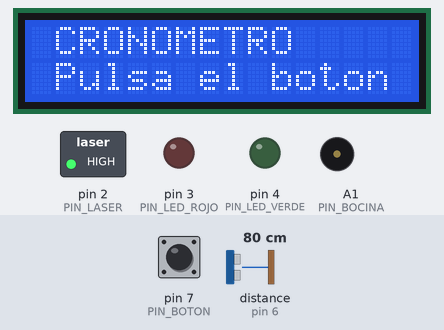
This sketch was run on a simulated Arduino Uno, built with avr-gcc and run on an emulated ATmega328P. On the bench: 16×2 character LCD, switched loads named in the sketch (green lamp = pin HIGH), output pins drawn as LEDs (lit = HIGH), buzzer (waves = sounding, pin HIGH). Dashed ring = blinking. Inputs (shaded band) come from the test bench; at power-on: pin 7 (PIN_BOTON) HIGH, distance to the obstacle (sensor on pin 6) 80 cm. The echo pulse lasts 58.3 µs per cm; random numbers use the default seed unless the sketch sets one; pins used as bus, display or sensor lines are not drawn; what the sketch prints to the serial monitor is not drawn.

Above: at 1.3 s.
1.4 s: pin 7 (PIN_BOTON) pulled LOW for 0.15 s
At 2.6 s:
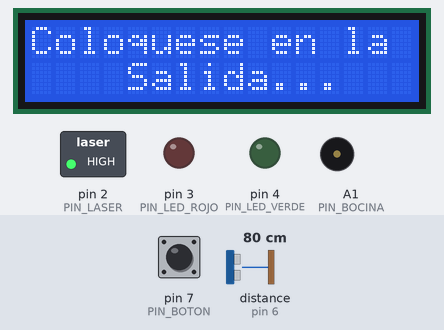
3.0 s: distance to the obstacle (sensor on pin 6) set to 7 cm
4.5 s: distance to the obstacle (sensor on pin 6) set to 4 cm
At 5.2 s:
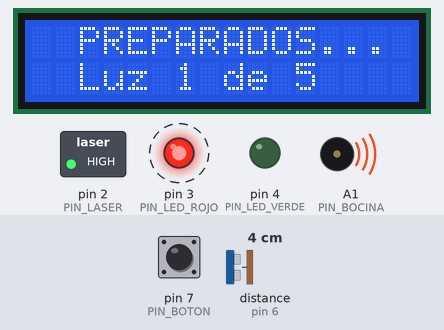
7.5 s: distance to the obstacle (sensor on pin 6) set to 9 cm
At 8.5 s:
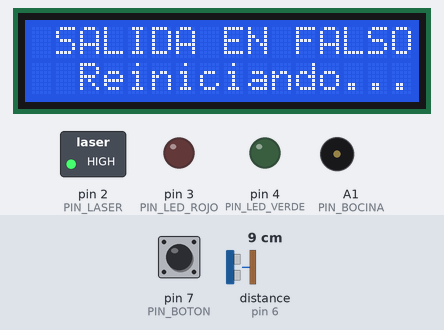
10.5 s: distance to the obstacle (sensor on pin 6) set to 2 cm
At 12.6 s:
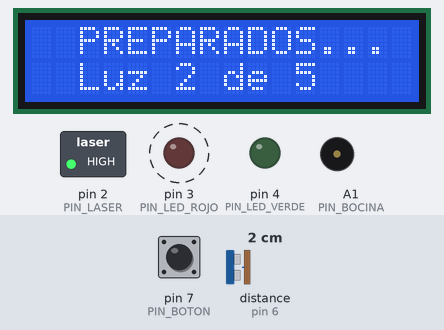
13.5 s: distance to the obstacle (sensor on pin 6) set to 18 cm
At 17.0 s:
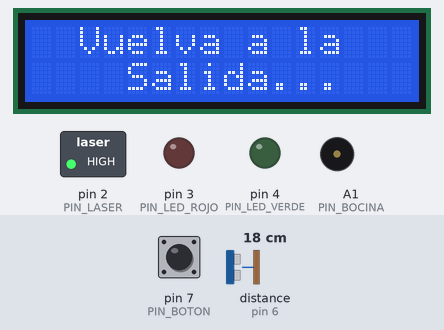
Timing chart, 0 to 17.5 s (numbered marks = the images above; inputs shaded):
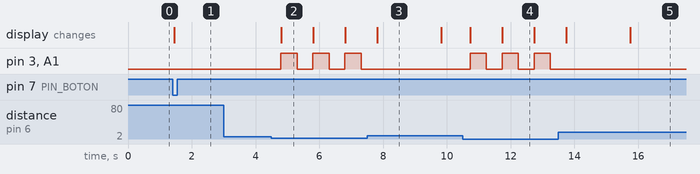

The sketch:

Carrera_Cronometro_LCD.ino
```cpp
// ============================================================
//   SISTEMA DE CRONOMETRAJE PARA ATLETISMO - Arduino UNO
//   v2.0 - Con LCD 16x2, Bocina Activa y Cronómetro en vivo
// ============================================================

#include <LiquidCrystal.h>

// --- PINES LCD (RS, EN, D4, D5, D6, D7) ---
const int PIN_RS = 8;
const int PIN_EN = 9;
const int PIN_D4 = 10;
const int PIN_D5 = 11;
const int PIN_D6 = 12;
const int PIN_D7 = 13;

LiquidCrystal lcd(PIN_RS, PIN_EN, PIN_D4, PIN_D5, PIN_D6, PIN_D7);

// --- PINES SISTEMA ---
const int PIN_BOTON          = 7;
const int PIN_LED_ROJO       = 3;
const int PIN_LED_VERDE      = 4;
const int PIN_TRIG           = 5;
const int PIN_ECHO           = 6;
const int PIN_LASER          = 2;
const int PIN_BOCINA         = A1;  // Bocina activa en pin analógico usado como digital
const int PIN_FOTORESISTENCIA = A0;

// --- CONFIGURACIÓN ---
const float DISTANCIA_PIE_CM  = 5.0;
const int   UMBRAL_META       = 300;
const int   NUM_PARPADEOS     = 5;
const int   INTERVALO_PARPADEO = 1000;

// --- VARIABLES ---
enum Estado {
  ESPERA_BOTON,
  VERIFICANDO_POSICION,
  SECUENCIA_LUCES,
  EN_CARRERA,
  CARRERA_TERMINADA
};

Estado estadoActual = ESPERA_BOTON;
unsigned long tiempoInicio   = 0;
unsigned long tiempoCarrera  = 0;
unsigned long ultimoLCD      = 0;

// ============================================================
void setup() {
  Serial.begin(9600);

  pinMode(PIN_BOTON,           INPUT_PULLUP);
  pinMode(PIN_LED_ROJO,        OUTPUT);
  pinMode(PIN_LED_VERDE,       OUTPUT);
  pinMode(PIN_TRIG,            OUTPUT);
  pinMode(PIN_ECHO,            INPUT);
  pinMode(PIN_LASER,           OUTPUT);
  pinMode(PIN_BOCINA,          OUTPUT);
  pinMode(PIN_FOTORESISTENCIA, INPUT);

  digitalWrite(PIN_LASER,      HIGH);
  digitalWrite(PIN_LED_ROJO,   LOW);
  digitalWrite(PIN_LED_VERDE,  LOW);
  digitalWrite(PIN_BOCINA,     LOW);

  randomSeed(analogRead(A2));

  // Iniciar LCD
  lcd.begin(16, 2);
  mostrarPantallaBienvenida();

  Serial.println("=================================");
  Serial.println("  SISTEMA DE CRONOMETRAJE LISTO  ");
  Serial.println("  Presiona el botón para iniciar ");
  Serial.println("=================================");
}

// ============================================================
void loop() {
  switch (estadoActual) {

    // --------------------------------------------------
    case ESPERA_BOTON:
      if (digitalRead(PIN_BOTON) == LOW) {
        delay(50);
        if (digitalRead(PIN_BOTON) == LOW) {
          Serial.println("\n>> Botón presionado. Verifica posición...");
          lcd.clear();
          lcd.setCursor(0, 0);
          lcd.print("Coloquese en la");
          lcd.setCursor(4, 1);
          lcd.print("Salida...");
          estadoActual = VERIFICANDO_POSICION;
        }
      }
      break;

    // --------------------------------------------------
    case VERIFICANDO_POSICION:
      if (obtenerDistancia() <= DISTANCIA_PIE_CM) {
        Serial.println(">> Pie detectado. Iniciando secuencia...");
        estadoActual = SECUENCIA_LUCES;
        ejecutarSecuenciaLuces();
      } else {
        delay(300);
      }
      break;

    // --------------------------------------------------
    case EN_CARRERA:
    {
      // Actualizar cronómetro en LCD cada 50ms
      if (millis() - ultimoLCD >= 50) {
        ultimoLCD = millis();
        unsigned long transcurrido = millis() - tiempoInicio;
        mostrarTiempoLCD(transcurrido, false);
      }

      // Verificar cruce de meta
      int valorFoto = analogRead(PIN_FOTORESISTENCIA);
      if (valorFoto > UMBRAL_META) {
        tiempoCarrera = millis() - tiempoInicio;
        estadoActual = CARRERA_TERMINADA;

        digitalWrite(PIN_LED_VERDE, LOW);

        // Bocina celebración: 3 pitidos cortos
        for (int i = 0; i < 3; i++) {
          digitalWrite(PIN_BOCINA, HIGH);
          delay(150);
          digitalWrite(PIN_BOCINA, LOW);
          delay(100);
        }


mostrarTiempoLCD(tiempoCarrera, true);

        Serial.println("\n>> ¡META CRUZADA!");
        Serial.print("   Tiempo: ");
        Serial.print(tiempoCarrera / 1000.0, 2);
        Serial.println(" segundos");
        Serial.println("=================================");
        Serial.println("  Presiona botón para reiniciar  ");
        Serial.println("=================================");
      }
    }
    break;

    // --------------------------------------------------
    case CARRERA_TERMINADA:
      digitalWrite(PIN_LED_ROJO,  LOW);
      digitalWrite(PIN_LED_VERDE, LOW);
      if (digitalRead(PIN_BOTON) == LOW) {
        delay(50);
        if (digitalRead(PIN_BOTON) == LOW) {
          Serial.println("\n>> Reiniciando sistema...");
          mostrarPantallaBienvenida();
          estadoActual = ESPERA_BOTON;
        }
      }
      break;
  }
}

// ============================================================
//   SECUENCIA DE LUCES CON BOCINA
// ============================================================
void ejecutarSecuenciaLuces() {
  lcd.clear();
  lcd.setCursor(0, 0);
  lcd.print("  PREPARADOS...");

  for (int i = 0; i < NUM_PARPADEOS; i++) {

    // Verificar salida en falso
    if (obtenerDistancia() > DISTANCIA_PIE_CM) {
      Serial.println("!! SALIDA EN FALSO - Reiniciando");
      digitalWrite(PIN_LED_ROJO,  LOW);
      digitalWrite(PIN_LED_VERDE, LOW);
      digitalWrite(PIN_BOCINA,    LOW);
      lcd.clear();
      lcd.setCursor(0, 0);
      lcd.print(" SALIDA EN FALSO");
      lcd.setCursor(0, 1);
      lcd.print("  Reiniciando...");
      delay(2000);
      estadoActual = VERIFICANDO_POSICION;
      lcd.clear();
      lcd.setCursor(2, 0);
      lcd.print("Vuelva a la");
      lcd.setCursor(4, 1);
      lcd.print("Salida...");
      return;
    }

    // LED + Bocina encendidos
    digitalWrite(PIN_LED_ROJO, HIGH);
    digitalWrite(PIN_BOCINA,   HIGH);
    lcd.setCursor(0, 1);
    lcd.print("  Luz ");
    lcd.print(i + 1);
    lcd.print(" de ");
    lcd.print(NUM_PARPADEOS);
    lcd.print("     ");
    Serial.print("   Luz roja ");
    Serial.print(i + 1);
    Serial.println(" encendida");
    delay(500);

    // LED + Bocina apagados
    digitalWrite(PIN_LED_ROJO, LOW);
    digitalWrite(PIN_BOCINA,   LOW);
    delay(500);
  }

  // Espera aleatoria monitoreando el pie
  long tiempoAleatorio = random(0, 5001);
  Serial.print(">> Espera aleatoria: ");
  Serial.print(tiempoAleatorio / 1000.0, 2);
  Serial.println(" seg...");
  lcd.clear();
  lcd.setCursor(0, 0);
  lcd.print("  En posicion...");

  unsigned long inicioEspera = millis();
  while (millis() - inicioEspera < tiempoAleatorio) {
    if (obtenerDistancia() > DISTANCIA_PIE_CM) {
      Serial.println("!! SALIDA EN FALSO durante espera - Reiniciando");
      digitalWrite(PIN_BOCINA, LOW);
      lcd.clear();
      lcd.setCursor(0, 0);
      lcd.print(" SALIDA EN FALSO");
      lcd.setCursor(0, 1);
      lcd.print("  Reiniciando...");
      delay(2000);
      estadoActual = VERIFICANDO_POSICION;
      lcd.clear();
      lcd.setCursor(2, 0);
      lcd.print("Vuelva a la");
      lcd.setCursor(4, 1);
      lcd.print("Salida...");
      return;
    }
    delay(50);
  }

  // ¡LUZ VERDE + BOCINA!
  digitalWrite(PIN_LED_VERDE, HIGH);
  digitalWrite(PIN_BOCINA,    HIGH);
  delay(300);                         // Pitido de salida más largo
  digitalWrite(PIN_BOCINA,    LOW);

  lcd.clear();
  lcd.setCursor(0, 0);
  lcd.print("  EN CARRERA!   ");
  lcd.setCursor(0, 1);
  lcd.print("Tiempo: 0.00s   ");

  tiempoInicio = millis();
  Serial.println("\n>> ¡LUZ VERDE! ¡SALIDA!");
  estadoActual = EN_CARRERA;
}

// ============================================================
//   MOSTRAR TIEMPO EN LCD
// ============================================================
void mostrarTiempoLCD(unsigned long ms, bool esFinal) {
  unsigned long segundos   = ms / 1000;
  unsigned long centesimas = (ms % 1000) / 10;

  lcd.setCursor(0, 0);
  if (esFinal) {
    lcd.print("  TIEMPO FINAL  ");
  } else {
    lcd.print("  EN CARRERA!   ");
  }


lcd.setCursor(0, 1);
  lcd.print("Tiempo: ");
  if (segundos < 10) lcd.print("0");
  lcd.print(segundos);
  lcd.print(".");
  if (centesimas < 10) lcd.print("0");
  lcd.print(centesimas);
  lcd.print("s      ");
}

// ============================================================
//   PANTALLA DE BIENVENIDA
// ============================================================
void mostrarPantallaBienvenida() {
  lcd.clear();
  lcd.setCursor(0, 0);
  lcd.print(" CRONOMETRO ");
  lcd.setCursor(0, 1);
  lcd.print(" Pulsa el boton ");
}

// ============================================================
//   DISTANCIA ULTRASÓNICO
// ============================================================
float obtenerDistancia() {
  digitalWrite(PIN_TRIG, LOW);
  delayMicroseconds(2);
  digitalWrite(PIN_TRIG, HIGH);
  delayMicroseconds(10);
  digitalWrite(PIN_TRIG, LOW);

  long duracion = pulseIn(PIN_ECHO, HIGH, 30000);
  return duracion * 0.0343 / 2.0;
}
```

Measured:
- the behaviour switches between 6 and 5 cm on distance to the obstacle (sensor on pin 6) (found by bisection; images 1 and 2)
- after the input at 1.4 s, the display: changes after 0.06 s (image 1)
- after the input at 3.0 s, every drawn part: stays the same
- after the input at 4.5 s, pin 3 (PIN_LED_ROJO), A1 (PIN_BOCINA): alternates HIGH for 0.50 s and LOW for 0.50 s, starting after 0.30 s; the display: changes after 0.30 s (image 2)
- after the input at 10.5 s, pin 3 (PIN_LED_ROJO), A1 (PIN_BOCINA): alternates HIGH for 0.50 s and LOW for 0.50 s, starting after 0.23 s; the display: first changes after 0.23 s (image 4 shows a later state)
- what the display in image 2 shows lasts 1.0 s, from 4.8 s to 5.8 s
- what the display in image 3 shows lasts 2.0 s, from 7.8 s to 9.8 s
